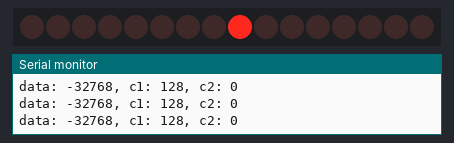
Recording of a sketch running on a simulated Arduino Uno, built with avr-gcc and run on an emulated ATmega328P. Parts: 16 shift-register outputs drawn as a row of LEDs (first output left, lit = HIGH), the last lines printed to the serial monitor. Wiring (inferred from the names in the program): 2 × shift register (74HC595): data pin 5; shift clock pin 3; latch pin 4. Wiring (inferred from the signals the program sends): row of LEDs: on Q0, Q1, Q2, Q3, Q4, Q5, Q6, Q7, Q8, Q9, Q10, Q11, Q12, Q13, Q14, Q15.

Above: at 0.09 s.
At 1.59 s:
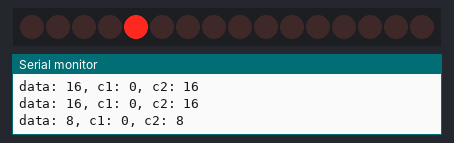
At 2.35 s:
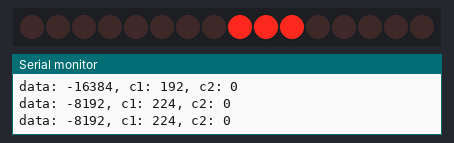
At 2.98 s:
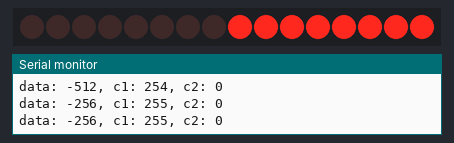
At 3.73 s:
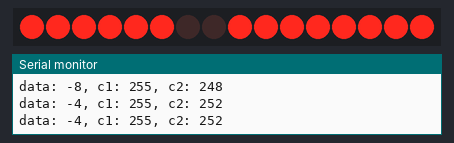
At 5.1 s:
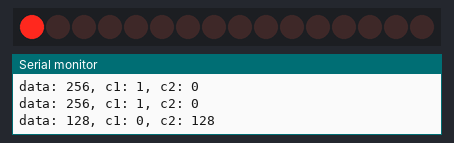
Timing chart, 0 to 5.4 s (numbered marks = the images above):
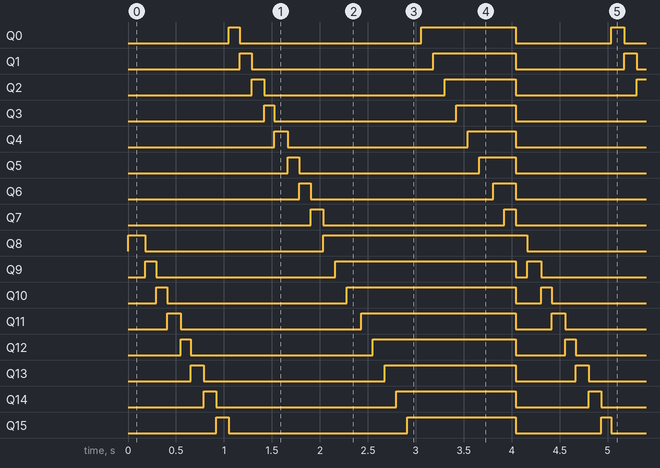

Measured:
- by itself, Q0: repeats every 4.0 s: LOW 1.9 s, HIGH 0.98 s, LOW 1.0 s, HIGH 0.14 s
- by itself, Q1: repeats every 4.0 s: LOW 1.9 s, HIGH 0.86 s, LOW 1.1 s, HIGH 0.13 s
- by itself, Q2: repeats every 4.0 s: LOW 1.9 s, HIGH 0.74 s, LOW 1.3 s, HIGH 0.10 s
- by itself, Q3: repeats every 4.0 s: LOW 1.9 s, HIGH 0.62 s, LOW 1.4 s, HIGH 0.13 s
- by itself, Q4: repeats every 4.0 s: LOW 1.9 s, HIGH 0.50 s, LOW 1.5 s, HIGH 0.12 s
- by itself, Q5: repeats every 4.0 s: LOW 1.9 s, HIGH 0.38 s, LOW 1.6 s, HIGH 0.14 s
- by itself, Q6: repeats every 4.0 s: LOW 1.9 s, HIGH 0.24 s, LOW 1.8 s, HIGH 0.12 s
- by itself, Q7: alternates HIGH for 0.13 s and LOW for 1.9 s

The sketch:

shift-register-leds.ino
```cpp
#include <stdint.h>

#define CLK_PIN 3
#define LATCH_PIN 4
#define SER_PIN 5

uint16_t leds = 0b1000000000000000;

void setup() {
  Serial.begin(9600);
  pinMode(LATCH_PIN, OUTPUT); // latch
  pinMode(CLK_PIN, OUTPUT); // clock
  pinMode(SER_PIN, OUTPUT); // serial
}


void writeBytes(uint16_t data) {
  uint8_t chunks[2] = { (data >> 8) & 0xff, data & 0xff };
  char test[1024];
  sprintf(test, "data: %d, c1: %d, c2: %d", data, chunks[0], chunks[1]);
  Serial.println(test);
  digitalWrite(LATCH_PIN, LOW);
  shiftOut(SER_PIN, CLK_PIN, LSBFIRST, chunks[0]);
  shiftOut(SER_PIN, CLK_PIN, LSBFIRST, chunks[1]);
  digitalWrite(LATCH_PIN, HIGH);
}

unsigned long timer = millis();

void loop() {
  if(millis() - timer <= 2000) {
    unsigned long step = (millis() - timer) / (2000 / 16);
    leds = 0b1000000000000000 >> step;
    writeBytes(leds);
  }else {
    unsigned long step = (millis() - timer - 2000) / (2000 / 16);
    leds = 0b1000000000000000;
    for(int i = 1; i <= step; i++){
      leds = (leds >> 1) + 0b1000000000000000;
    }
    writeBytes(leds);
  }
  if(millis() - timer > 4000){
      timer = millis();
  }
}
```
